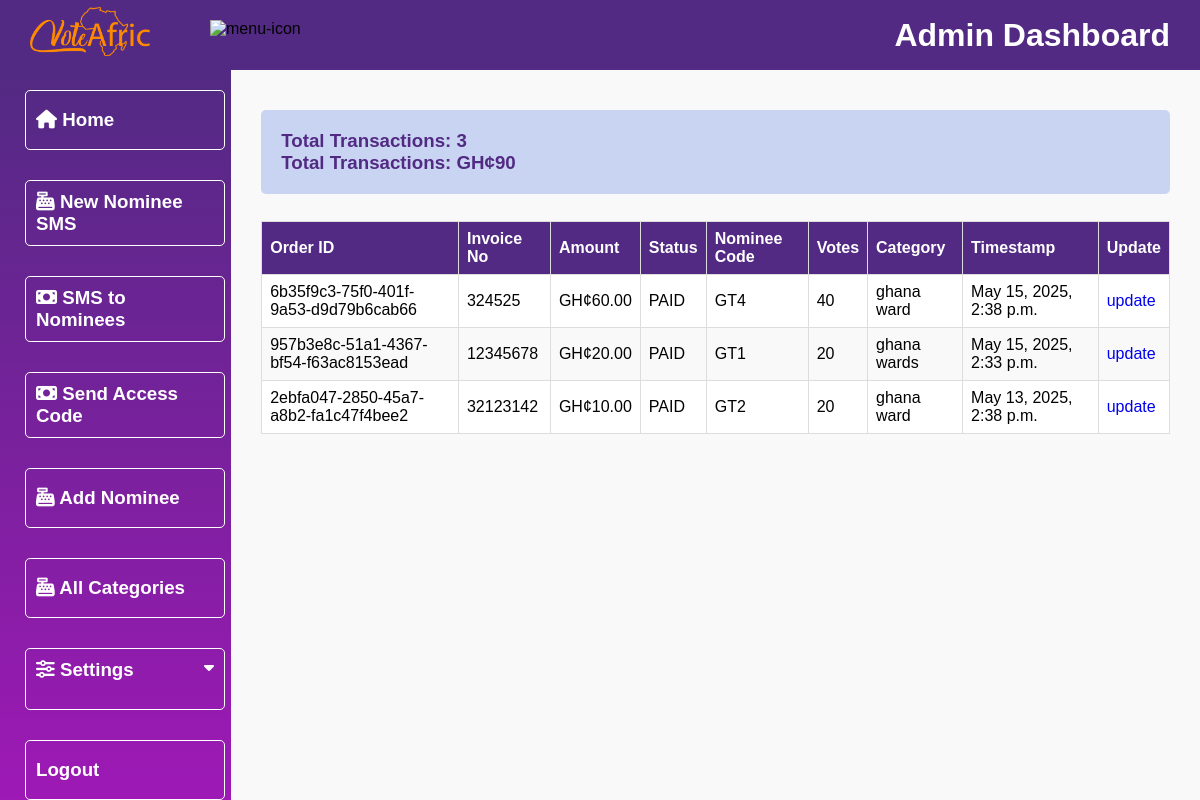
Page /maindashboard/payment-transactions/ (signed in) on the earlier database version.
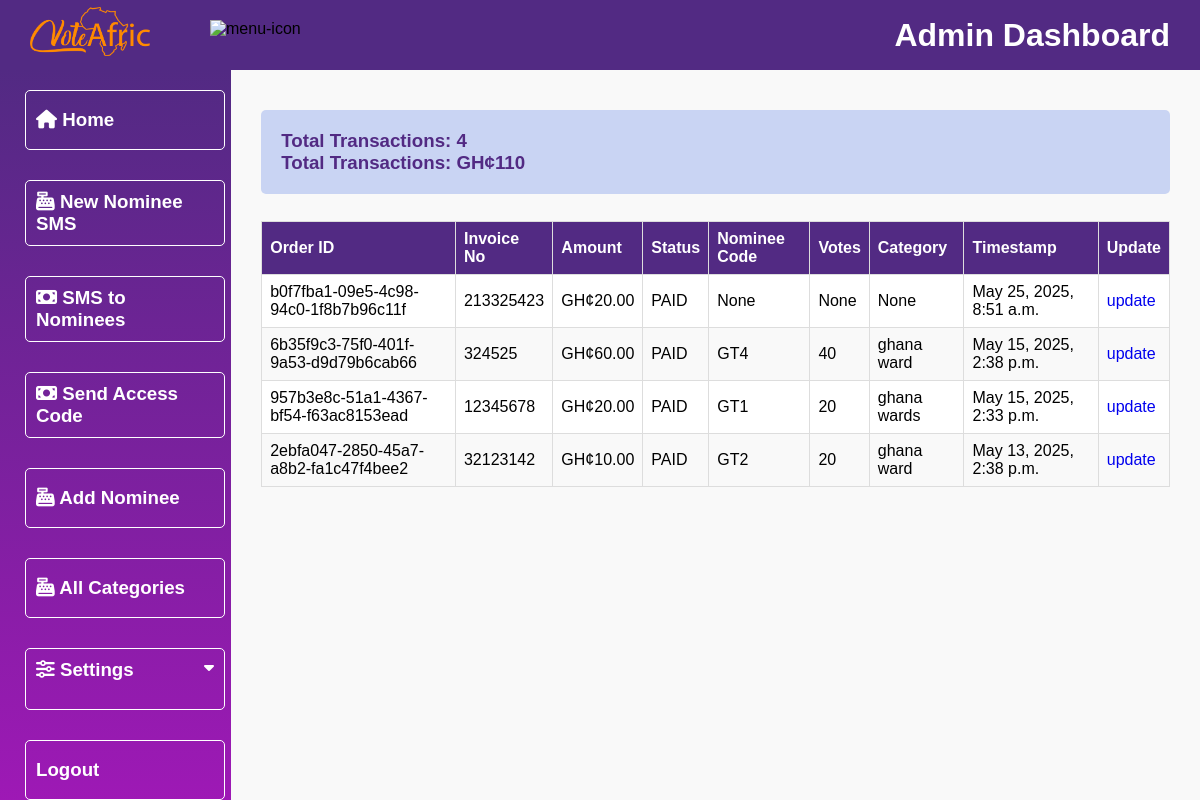
Same page on the later database version.
### ussd/models.py (models this page shows, shortened)
class PaymentTransaction(models.Model):
    PAYMENT_TYPES = (
        ('VOTE', 'Vote'),
        ('TICKET', 'Ticket'),
    )
    order_id = models.UUIDField(primary_key=True, default=uuid.uuid4, editable=False)
    invoice_no = models.CharField(max_length=255, null=True, blank=True)
    transaction_id = models.CharField(max_length=20, null=True, blank=True)  # New field
    amount = models.DecimalField(max_digits=10, decimal_places=2)
    status = models.CharField(max_length=50)
    payment_type = models.CharField(max_length=10, choices=PAYMENT_TYPES, null=True, blank=True) # new
    nominee_code = models.CharField(max_length=10, null=True, blank=True)
    event_code = models.CharField(max_length=10, null=True, blank=True) # new
    votes = models.IntegerField(null=True, blank=True)
    tickets = models.PositiveIntegerField(null=True, blank=True) # new
    ticket_type = models.CharField(max_length=20, null=True, blank=True) # new
    category = models.ForeignKey(Category, on_delete=models.CASCADE, null=True, blank=True, related_name='paymenttransactions')
    event_category = models.ForeignKey(Event, on_delete=models.CASCADE, null=True, blank=True, related_name='paymenttransactions')
    timestamp = models.DateTimeField(null=True, blank=True)  # To store the timestamp of the transaction
    created_at = models.DateTimeField(auto_now_add=True)
    class Meta:
        ordering = ('-timestamp',)

### vote/models.py (models this page shows, shortened)
class Category(models.Model):
    award = models.CharField(max_length=100)
    title = models.CharField(max_length=100, null=True)
    image = models.ImageField(upload_to="category")
    slug = models.SlugField(unique=True)
    date_added = models.DateTimeField('date added', null=True)
    end_date = models.DateTimeField('end date', null=True)
    access_code = models.CharField(max_length=10, unique=True, null=True, blank=True)
    class Meta:
        verbose_name_plural = "categories"
        ordering = ('-date_added',)
    def __str__(self):
        return self.award

### maindashboard/views.py (the view)
# urls.py: path('payment-transactions/', views.payment_transactions, name='payment_transactions'),
def payment_transactions(request):
    if not request.user.is_staff:
        messages.error(request, "You don't have permission to view transactions.")
        return redirect('adminHome')
    payments = PaymentTransaction.objects.all()
    payment_count = payments.count()
    total_payments = PaymentTransaction.objects.all().aggregate(total=Sum('amount'))['total'] or 0
    context = {
        'payment_count': payment_count,
        'total_payments': total_payments,
        'payments': payments
    }
    return render(request, 'maindashboard/payment_transactions.html', context)

### maindashboard/templates/maindashboard/payment_transactions.html (shortened to what this page needs)
{% extends 'maindashboard/base.html' %}
{% load static %}
{% block content %}
<div class="main">
    <div class="transation-details-container">
        <div class="heading">
            <h3>Total Transactions: {{ payment_count }}</h3>
            <h3>Total Transactions: GH¢{{ total_payments }}</h3>
        </div>
        <br>
        <div class="table-responsive">
            <table class="revenue-table">
                <thead>
                    <tr>
                        <th>Order ID</th>
                        <th>Invoice No</th>
                        <th>Amount</th>
                        <th>Status</th>
                        <th>Nominee Code</th>
                        <th>Votes</th>
                        <th>Category</th>
                        <th>Timestamp</th>
                        <th>Update</th>
                    </tr>
                </thead>
                <tbody>
                    {% for p in payments %}
                    <tr>
                        <td>{{ p.order_id }}</td>
                        <td>{{ p.invoice_no }}</td>
                        <td>GH¢{{ p.amount }}</td>
                        <td>{{ p.status }}</td>
                        <td>{{ p.nominee_code }}</td>
                        <td>{{ p.votes }}</td>
                        <td>{{ p.category }}</td>
                        <td>{{ p.timestamp }}</td>
                        <td><a href="{% url 'update_transaction' p.invoice_no %}">update</a></td>
                    </tr>
                    {% endfor %}
                </tbody>
            </table>
        </div>
    </div>
</div>
</div>
{% endblock %}

Differences in the rows shown:
added PaymentTransaction: order_id "b0f7fba1-09e5-4c98-94c0-1f8b7b96c11f", invoice_no "213325423", amount "20.00", status "PAID", nominee_code "None", votes "None", category "None", timestamp "May 25, 2025, 8:51 a.m."
Other differences:
{{ payment_count }}: "3" → "4"
{{ total_payments }}: "90" → "110"
